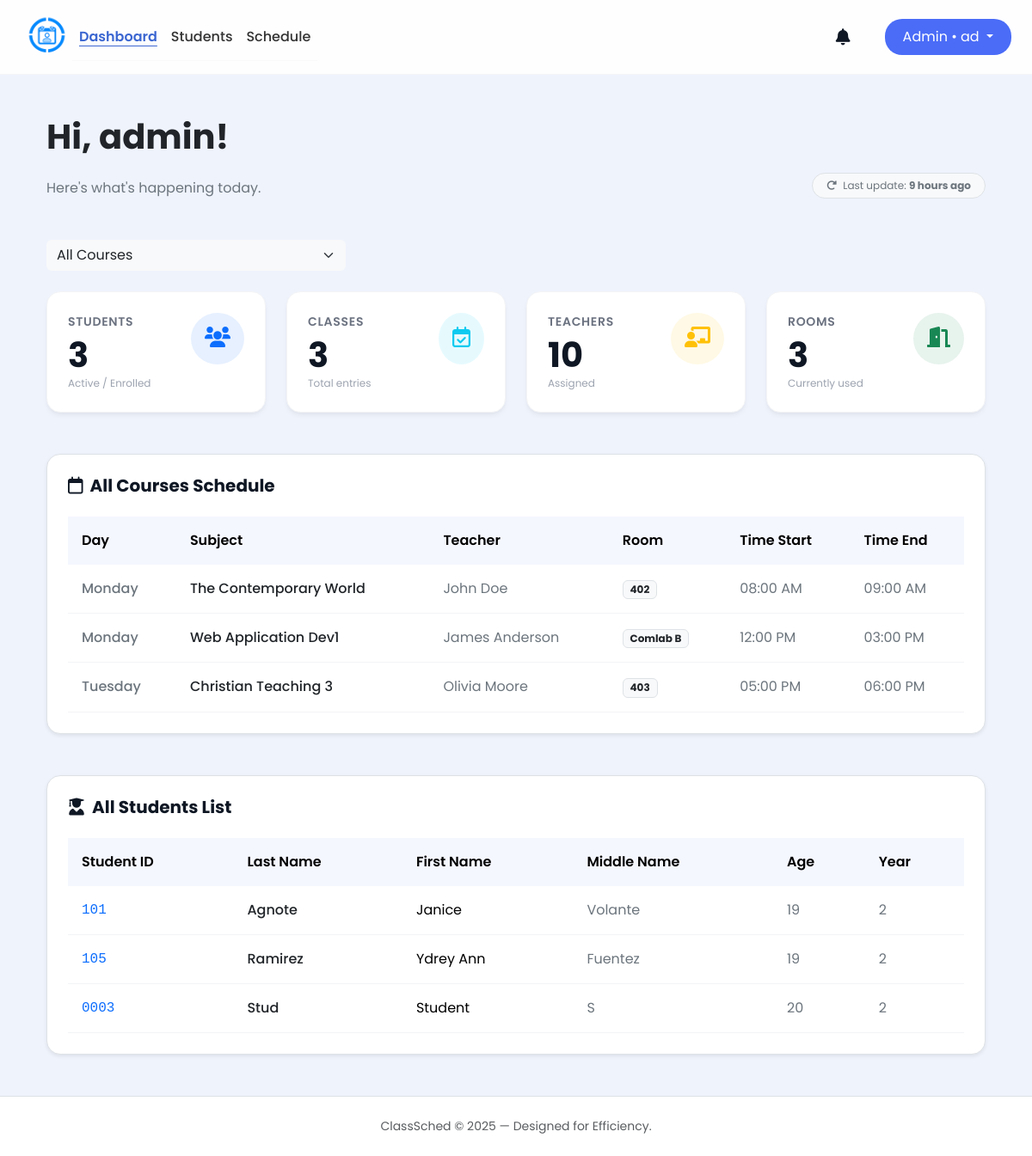
Page /src/admin_dashboard.php (signed in) on the committed database.
### tables this page shows
CREATE TABLE admin_system_log (
        id INTEGER PRIMARY KEY CHECK (id = 1),
        last_activity DATETIME DEFAULT CURRENT_TIMESTAMP
    );

CREATE TABLE schedules (
        id INTEGER PRIMARY KEY AUTOINCREMENT,
        day TEXT NOT NULL,
        subject_id INTEGER NOT NULL,
        teacher_id INTEGER NOT NULL,
        room TEXT(10),
        time_start TIME,
        time_end TIME,
        course_id INTEGER NOT NULL,

        FOREIGN KEY (teacher_id) REFERENCES teachers(id),
        FOREIGN KEY (course_id) REFERENCES courses(id),
        FOREIGN KEY (subject_id) REFERENCES subjects(id)
    );

CREATE TABLE students (
        id INTEGER PRIMARY KEY AUTOINCREMENT,
        user_id INTEGER UNIQUE,
        student_number TEXT(50) NOT NULL,
        last_name TEXT(50) NOT NULL,
        first_name TEXT(50),
        middle_name TEXT(50),
        age INTEGER,
        phone_number TEXT(20),
        course_id INTEGER NOT NULL,
        year_level INTEGER,
        email TEXT(255) UNIQUE,
        last_notification_check DATETIME DEFAULT "1970-01-01 00:00:00",
        FOREIGN KEY (user_id) REFERENCES users(id),
        FOREIGN KEY (course_id) REFERENCES courses(id)
    );

### src/notification.php (called while the page is built, shortened)
<?php
function notif($role = null, $handle_actions = true) {
    $user = $_SESSION["user"];
    $user_id = $user['id'];
    $db = get_db();
    if ($role === 'admin') {
        $last_check_row = $db->querySingle("SELECT last_notification_check FROM users WHERE id = $user_id", true);
        $last_click = ($last_check_row && $last_check_row['last_notification_check']) ? $last_check_row['last_notification_check'] : '1970-01-01 00:00:00';
        $stmt_count = $db->prepare("
            SELECT COUNT(*) FROM notifications
            WHERE is_read = 0
            AND created_at > :last_click
            AND (message LIKE '%bio%' OR message LIKE '%phone%')
        ");
        $stmt_count->bindValue(':last_click', $last_click, SQLITE3_TEXT);
        $unread_count = $stmt_count->execute()->fetchArray()[0];
        $stmt_highlight = $db->prepare("
            SELECT COUNT(*) FROM notifications
            WHERE is_read = 0
            AND (message LIKE '%bio%' OR message LIKE '%phone%')
        ");
        $highlight_count = $stmt_highlight->execute()->fetchArray()[0];
        $notif_result = $db->query("
            SELECT n.*, s.first_name, s.last_name
            FROM notifications n
            LEFT JOIN students s ON n.student_id = s.id
            WHERE (n.message LIKE '%bio%' OR n.message LIKE '%phone%')
            ORDER BY n.created_at DESC LIMIT 10
        ");
    }
    $notifications = [];
    if (isset($notif_result) && $notif_result) {
        while ($row = $notif_result->fetchArray(SQLITE3_ASSOC)) {
            $notifications[] = $row;
        }
    }
    return [
        'unread_count' => $unread_count ?? 0,
        'notifications' => $notifications,
        'highlight_count' => $highlight_count ?? 0
    ];
}

### src/admin_dashboard.php (the view, shortened to what this page needs)
<?php
require_once __DIR__ ."/notification.php";
$db = get_db();
$user = $_SESSION["user"];
$selected_course = isset($_GET['course_id']) ? (int)$_GET['course_id'] : COURSE_ALL;
switch ($selected_course) {
    default:
        $course_name = "All Courses";
        $student_title = "All Students";
        break;
}
if ($selected_course === COURSE_ALL) {
    $student_enrolled = $db->querySingle("SELECT COUNT(id) FROM students");
    $classes_count = $db->querySingle("SELECT COUNT(id) FROM schedules");
    $teachers_count = $db->querySingle("SELECT COUNT(id) FROM teachers");
    $rooms_count = $db->querySingle("SELECT COUNT(DISTINCT room) FROM schedules WHERE room IS NOT NULL AND room != ''");
}
$last_update_text = "Just now";
$last_activity_row = $db->querySingle("SELECT last_activity FROM admin_system_log WHERE id = 1", true);
if ($last_activity_row) {
    $last_update_ts = (int)$last_activity_row['last_activity'];
    $time_diff = time() - $last_update_ts;
    if ($time_diff < 60) {
        $last_update_text = "Just now";
    } else {
        $tokens = [
            31536000 => 'year',
            2592000 => 'month',
            604800 => 'week',
            86400 => 'day',
            3600 => 'hour',
            60 => 'minute',
            1 => 'second'
        ];
        foreach ($tokens as $unit => $text) {
            if ($time_diff < $unit) continue;
            $numberOfUnits = floor($time_diff / $unit);
            $last_update_text = $numberOfUnits . ' ' . $text . (($numberOfUnits > 1) ? 's' : '') . ' ago';
            break;
        }
    }
}
$sql_sched = "
    SELECT
        sch.*,
        sub.subject_name AS subject_name_display,
        t.name AS teacher_name_display
    FROM schedules sch
    LEFT JOIN subjects sub ON sch.subject_id = sub.id
    LEFT JOIN teachers t ON sch.teacher_id = t.id
";
if ($selected_course !== COURSE_ALL) {
    $sql_sched .= " WHERE sch.course_id = :course_id";
} else {
    $sql_sched .= " GROUP BY sch.subject_id, sch.teacher_id, sch.room, sch.time_start, sch.time_end, sch.day";
}
$sql_sched .= " ORDER BY sch.time_start ASC";
$stmt = $db->prepare($sql_sched);
$sched_result = $stmt->execute();
$sql_students = "SELECT * FROM students";
$sql_students .= " ORDER BY last_name ASC";
$stmt_students = $db->prepare($sql_students);
$students_result = $stmt_students->execute();
?>
<!DOCTYPE html>
<html lang="en">
<head>
    <link href="https://cdn.jsdelivr.net/npm/bootstrap@5.3.3/dist/css/bootstrap.min.css" rel="stylesheet">
    <link href="https://cdnjs.cloudflare.com/ajax/libs/font-awesome/6.0.0/css/all.min.css" rel="stylesheet">
    <link rel="stylesheet" href="../styles/admin_dashboard.css">
    <link rel="stylesheet" href="../styles/admin.css">
    <link rel="stylesheet" href="../styles/notification.css">
</head>
<body class="d-flex flex-column min-vh-100 position-relative">
    <nav class="navbar navbar-expand-sm sticky-top">
        <div class="container-fluid px-4">
            <div class="d-flex align-items-center">
                <a class="navbar-brand me-0" href="admin_dashboard.php">
                    <img src="../img/logo.png" width="60" height="60">
                </a>
            </div>
            <div class="offcanvas offcanvas-start" tabindex="-1" id="offcanvasNavbar" aria-labelledby="offcanvasNavbarLabel">
                <div class="offcanvas-body">
                    <ul class="navbar-nav justify-content-start flex-grow-1 pe-3">
                        <li class="nav-item"><a class="nav-link active" href="admin_dashboard.php">Dashboard</a></li>
                        <li class="nav-item"><a class="nav-link" href="admin_student_manage.php">Students</a></li>
                        <li class="nav-item"><a class="nav-link" href="admin_schedule.php">Schedule</a></li>
                    </ul>
                </div>
            </div>
            <div class="d-flex align-items-center gap-3">
                <div class="dropdown notification-container me-4 position-relative">
                    <i class="fa-solid fa-bell dropdown-toggle"
                       id="notificationDropdown"
                       data-bs-toggle="dropdown"
                       aria-expanded="false"
                       style="font-size: 1.2rem;">
                    </i>
                </div>
                <div class="dropdown">
                    <button class="btn btn-admin dropdown-toggle" type="button" data-bs-toggle="dropdown">
                        Admin • <?php echo htmlspecialchars(substr($user["username"], 0, 2)); ?>
                    </button>
                </div>
            </div>
        </div>
    </nav>
    <div class="container px-4 py-5">
        <div class="row align-items-end mb-5">
            <div class="col-md-6">
                <h1 class="fw-bold text-dark mb-4">Hi, <?php echo htmlspecialchars($user["username"]); ?>!</h1>
                <p class="text-secondary mb-0">Here's what's happening today.</p>
            </div>
            <div class="col-md-6 text-md-end mt-3 mt-md-0">
                <span class="badge bg-light text-secondary border px-3 py-2 rounded-pill fw-normal">
                    <i class="fa-solid fa-rotate-right me-1"></i> Last update: <strong><?php echo $last_update_text; ?></strong>
                </span>
            </div>
        </div>
        <div class="row mb-4">
            <div class="col-md-4">
                <form action="" method="GET">
                    <select name="course_id" class="form-select bg-light border-0" style="cursor: pointer;" onchange="this.form.submit()">
                        <option value="<?php echo COURSE_ALL; ?>" <?php if($selected_course == COURSE_ALL) echo 'selected'; ?>>All Courses</option>
                    </select>
                </form>
            </div>
        </div>
        <div class="row g-4 mb-5">
            <div class="col-md-3">
                <div class="stats-card">
                    <div class="d-flex justify-content-between align-items-start">
                        <div>
                            <div class="stats-label">Students</div>
                            <div class="stats-number"><?php echo $student_enrolled; ?></div>
                            <div class="stats-sub">Active / Enrolled</div>
                        </div>
                        <div class="rounded-circle bg-primary bg-opacity-10 text-primary p-3">
                            <i class="fa-solid fa-users fs-4"></i>
                        </div>
                    </div>
                </div>
            </div>
            <div class="col-md-3">
                <div class="stats-card">
                    <div class="d-flex justify-content-between align-items-start">
                        <div>
                            <div class="stats-label">Classes</div>
                            <div class="stats-number"><?php echo $classes_count; ?></div>
                            <div class="stats-sub">Total entries</div>
                        </div>
                        <div class="rounded-circle bg-info bg-opacity-10 text-info p-3">
                            <i class="fa-regular fa-calendar-check fs-4"></i>
                        </div>
                    </div>
                </div>
            </div>
            <div class="col-md-3">
                <div class="stats-card">
                    <div class="d-flex justify-content-between align-items-start">
                        <div>
                            <div class="stats-label">Teachers</div>
                            <div class="stats-number"><?php echo $teachers_count; ?></div>
                            <div class="stats-sub">Assigned</div>
                        </div>
                        <div class="rounded-circle bg-warning bg-opacity-10 text-warning p-3">
                            <i class="fa-solid fa-chalkboard-user fs-4"></i>
                        </div>
                    </div>
                </div>
            </div>
            <div class="col-md-3">
                <div class="stats-card">
                    <div class="d-flex justify-content-between align-items-start">
                        <div>
                            <div class="stats-label">Rooms</div>
                            <div class="stats-number"><?php echo $rooms_count; ?></div>
                            <div class="stats-sub">Currently used</div>
                        </div>
                        <div class="rounded-circle bg-success bg-opacity-10 text-success p-3">
                            <i class="fa-solid fa-door-open fs-4"></i>
                        </div>
                    </div>
                </div>
            </div>
        </div>
        <div class="bg-white rounded-4 shadow-sm border p-4 mb-5">
            <h5 class="fw-bold mb-4 d-flex align-items-center gap-2">
                <i class="fa-regular fa-calendar text-brand-blue"></i>
                <?php echo $course_name; ?> Schedule
            </h5>
            <div class="table-responsive">
                <table class="table custom-table table-hover mb-0">
                    <thead>
                        <tr>
                            <th>Day</th>
                            <th>Subject</th>
                            <th>Teacher</th>
                            <th>Room</th>
                            <th>Time Start</th>
                            <th>Time End</th>
                        </tr>
                    </thead>
                    <tbody>
                        <?php while ($row = $sched_result->fetchArray(SQLITE3_ASSOC)): ?>
                        <tr>
                            <td class="fw-medium text-secondary"><?php echo htmlspecialchars($row['day'] ?? '--'); ?></td>
                            <td class="fw-medium text-dark"><?php echo htmlspecialchars($row['subject_name_display'] ?? 'Unknown Subject'); ?></td>
                            <td class="text-secondary"><?php echo htmlspecialchars($row['teacher_name_display'] ?? 'Unknown Teacher'); ?></td>
                            <td><span class="badge bg-light text-dark border"><?php echo htmlspecialchars($row['room'] ?? 'TBA'); ?></span></td>
                            <td class="text-secondary">
                                <?php echo !empty($row['time_start']) ? date("h:i A", strtotime($row['time_start'])) : '--:--'; ?>
                            </td>
                            <td class="text-secondary">
                                <?php echo !empty($row['time_end']) ? date("h:i A", strtotime($row['time_end'])) : '--:--'; ?>
                            </td>
                        </tr>
                        <?php endwhile; ?>
                    </tbody>
                </table>
            </div>
        </div>
        <div class="bg-white rounded-4 shadow-sm border p-4">
            <h5 class="fw-bold mb-4 d-flex align-items-center gap-2">
                <i class="fa-solid fa-user-graduate text-brand-blue"></i>
                <?php echo $student_title; ?> List
            </h5>
            <div class="table-responsive">
                <table class="table custom-table table-hover mb-0">
                    <thead>
                        <tr>
                            <th>Student ID</th>
                            <th>Last Name</th>
                            <th>First Name</th>
                            <th>Middle Name</th>
                            <th>Age</th>
                            <th>Year</th>
                        </tr>
                    </thead>
                    <tbody>
                        <?php while ($student = $students_result->fetchArray(SQLITE3_ASSOC)): ?>
                        <tr>
                            <td class="fw-medium font-monospace text-primary"><?php echo htmlspecialchars($student['student_number'] ?? '--'); ?></td>
                            <td class="fw-medium text-dark"><?php echo htmlspecialchars($student['last_name'] ?? '--'); ?></td>
                            <td><?php echo htmlspecialchars($student['first_name'] ?? '--'); ?></td>
                            <td class="text-secondary"><?php echo htmlspecialchars($student['middle_name'] ?? '--'); ?></td>
                            <td class="text-secondary"><?php echo htmlspecialchars($student['age'] ?? '--'); ?></td>
                            <td class="text-secondary"><?php echo htmlspecialchars($student['year_level'] ?? '--'); ?></td>
                        </tr>
                        <?php endwhile; ?>
                    </tbody>
                </table>
            </div>
        </div>
    </div>
    <footer class="bg-white border-top py-4 text-center">
        <div class="container">
            <p class="text-muted small mb-0">ClassSched © 2025 — Designed for Efficiency.</p>
        </div>
    </footer>
</body>
</html>

### rows in the picture
admin_system_log: last_activity "9 hours ago"
schedules: day "Monday", subject_name_display "The Contemporary World", teacher_name_display "John Doe", room "402", time_start "08:00 AM", time_end "09:00 AM"
schedules: day "Monday", subject_name_display "Web Application Dev1", teacher_name_display "James Anderson", room "Comlab B", time_start "12:00 PM", time_end "03:00 PM"
schedules: day "Tuesday", subject_name_display "Christian Teaching 3", teacher_name_display "Olivia Moore", room "403", time_start "05:00 PM", time_end "06:00 PM"
students: student_number "101", last_name "Agnote", first_name "Janice", middle_name "Volante", age "19", year_level "2"
students: student_number "105", last_name "Ramirez", first_name "Ydrey Ann", middle_name "Fuentez", age "19", year_level "2"
students: student_number "0003", last_name "Stud", first_name "Student", middle_name "S", age "20", year_level "2"

### other values in the picture
substr($user["username"], 0, 2) "ad"
$user["username"] "admin"
$student_enrolled "3"
$classes_count "3"
$teachers_count "10"
$rooms_count "3"
$course_name "All Courses"
$student_title "All Students"
